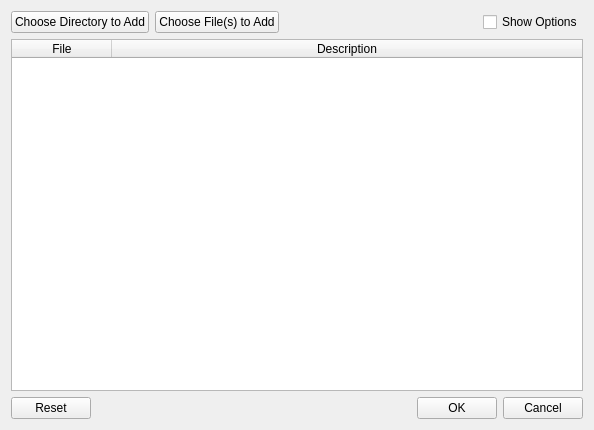
<?xml version="1.0" encoding="UTF-8"?>
<ui version="4.0">
 <class>AddDateWidget</class>
 <widget class="QWidget" name="AddDateWidget">
  <property name="geometry">
   <rect>
    <x>0</x>
    <y>0</y>
    <width>594</width>
    <height>430</height>
   </rect>
  </property>
  <property name="windowTitle">
   <string>AddDate</string>
  </property>
  <layout class="QVBoxLayout" name="verticalLayout">
   <item>
    <layout class="QHBoxLayout" name="horizontalLayout">
     <item>
      <widget class="QPushButton" name="btnChooseDir">
       <property name="text">
        <string>Choose Directory to Add</string>
       </property>
      </widget>
     </item>
     <item>
      <widget class="QPushButton" name="btnChooseFile">
       <property name="text">
        <string>Choose File(s) to Add</string>
       </property>
      </widget>
     </item>
     <item>
      <spacer name="horizontalSpacer_2">
       <property name="orientation">
        <enum>Qt::Horizontal</enum>
       </property>
       <property name="sizeHint" stdset="0">
        <size>
         <width>40</width>
         <height>20</height>
        </size>
       </property>
      </spacer>
     </item>
     <item>
      <widget class="QCheckBox" name="chbShowOption">
       <property name="text">
        <string>Show Options</string>
       </property>
      </widget>
     </item>
    </layout>
   </item>
   <item>
    <widget class="QTableWidget" name="tableWidget">
     <attribute name="horizontalHeaderCascadingSectionResizes">
      <bool>false</bool>
     </attribute>
     <attribute name="horizontalHeaderShowSortIndicator" stdset="0">
      <bool>true</bool>
     </attribute>
     <attribute name="horizontalHeaderStretchLastSection">
      <bool>true</bool>
     </attribute>
     <attribute name="verticalHeaderCascadingSectionResizes">
      <bool>false</bool>
     </attribute>
     <column>
      <property name="text">
       <string>File</string>
      </property>
     </column>
     <column>
      <property name="text">
       <string>Description</string>
      </property>
     </column>
    </widget>
   </item>
   <item>
    <layout class="QHBoxLayout" name="horizontalLayout_2">
     <item>
      <widget class="QPushButton" name="btnReset">
       <property name="text">
        <string>Reset</string>
       </property>
      </widget>
     </item>
     <item>
      <spacer name="horizontalSpacer">
       <property name="orientation">
        <enum>Qt::Horizontal</enum>
       </property>
       <property name="sizeHint" stdset="0">
        <size>
         <width>40</width>
         <height>20</height>
        </size>
       </property>
      </spacer>
     </item>
     <item>
      <widget class="QPushButton" name="btnOK">
       <property name="text">
        <string>OK</string>
       </property>
      </widget>
     </item>
     <item>
      <widget class="QPushButton" name="btnCancel">
       <property name="text">
        <string>Cancel</string>
       </property>
      </widget>
     </item>
    </layout>
   </item>
  </layout>
 </widget>
 <resources/>
 <connections/>
</ui>
